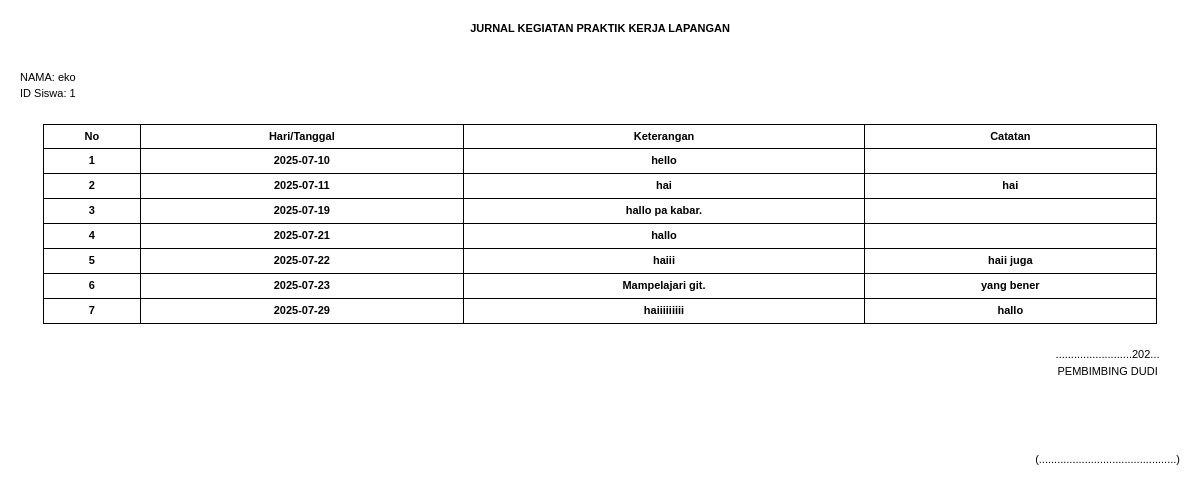
The app's page /pages/laporan/doc_jr.php?id_siswa=1 with its own data.
### tables this page shows
CREATE TABLE `siswa` (
  `id_siswa` int(11) NOT NULL,
  `nis` varchar(15) NOT NULL,
  `nisn` varchar(15) NOT NULL,
  `nama_siswa` varchar(50) NOT NULL,
  `no_wa` varchar(20) NOT NULL,
  `kelas` varchar(10) NOT NULL,
  `pro_keahlian` varchar(50) NOT NULL,
  `TL` text NOT NULL,
  `TTGL` date NOT NULL,
  `id_sekolah` int(11) NOT NULL,
  `id_perusahaan` int(11) NOT NULL,
  `tanggal_mulai` date NOT NULL,
  `tanggal_selesai` date NOT NULL,
  `id_pembimbing` int(11) NOT NULL,
  `id_guru` int(11) NOT NULL,
  `username` varchar(20) NOT NULL,
  `password` varchar(20) NOT NULL
);

CREATE TABLE `jurnal` (
  `id_jurnal` int(11) NOT NULL,
  `tanggal` date NOT NULL,
  `keterangan` text NOT NULL,
  `id_siswa` int(11) NOT NULL
);

CREATE TABLE `catatan` (
  `id_catatan` int(11) NOT NULL,
  `id_pembimbing` int(11) NOT NULL,
  `catatan` text NOT NULL,
  `id_jurnal` int(11) NOT NULL,
  `tanggal` date NOT NULL
);

### pages/laporan/doc_jr.php (the view, shortened to what this page needs)
<?php
include('../../koneksi.php');
$id_siswa = $_GET['id_siswa'] ?? null;
$query_siswa = "
    SELECT
        s.nama_siswa,
        s.id_siswa
    FROM
        siswa s
    WHERE
        s.id_siswa = ?
";
$stmt_siswa = $coneksi->prepare($query_siswa);
$stmt_siswa->bind_param("i", $id_siswa);
$stmt_siswa->execute();
$result_siswa = $stmt_siswa->get_result();
if ($result_siswa->num_rows > 0) {
    $data_siswa = $result_siswa->fetch_assoc();
    $nama_siswa = htmlspecialchars($data_siswa['nama_siswa']);
    $id_siswa = htmlspecialchars($data_siswa['id_siswa']);
} else {
    echo "Data siswa tidak ditemukan.";
    exit();
}
$query_jurnal = "
    SELECT
        j.tanggal,
        j.keterangan,
        c.catatan  -- Mengambil isi_catatan dari tabel catatan
    FROM
        jurnal j
    LEFT JOIN
        catatan c ON j.id_jurnal = c.id_jurnal  -- Pastikan ada relasi yang benar
    WHERE
        j.id_siswa = ?
    ORDER BY j.tanggal
";
$stmt_jurnal = $coneksi->prepare($query_jurnal);
$stmt_jurnal->bind_param("i", $id_siswa);
$stmt_jurnal->execute();
$result_jurnal = $stmt_jurnal->get_result();
$jurnal_data = [];
while ($row = $result_jurnal->fetch_assoc()) {
    $jurnal_data[] = $row;
}
?>
<!DOCTYPE html>
<html lang="en">
<head>
    <script src="https://cdn.tailwindcss.com"></script>
</head>
<body>
    <div class="printable">
        <tabel>
            <tr>
            <div class="text-center mb-8">
                <h1 class="font-bold style9">JURNAL KEGIATAN PRAKTIK KERJA LAPANGAN</h1>
            </div>
            </tr>
            <tr>
            <div class="style9">
                <td>NAMA: <?php echo $nama_siswa; ?></td><br>
                <td>ID Siswa: <?php echo $id_siswa; ?></td>
            </div>
            </tr>
        </tabel>
        <table width="96%" border="1" align="center" cellpadding="3" cellspacing="0" class="style9">
            <thead>
                <tr>
                <td>&nbsp;</td>
                <td>&nbsp;</td>
                </tr>
                <tr>
                    <th class="left bottom top">No</th>
                    <th class="left bottom top">Hari/Tanggal</th>
                    <th class="left bottom top">Keterangan</th>
                    <th class="left bottom top right">Catatan</th>
                </tr>
            </thead>
            <tbody>
                <?php
                $no = 1;
                foreach ($jurnal_data as $record) {
                    echo "<tr height='25' class='style27'>
                        <td class='top bottom left text-center'>{$no}</td>
                        <td class='top bottom left text-center'>" . $record['tanggal'] . "</td>
                        <td class='top bottom left text-center'>" . $record['keterangan'] . "</td>
                        <td class='top bottom left right text-center'>" . $record['catatan'] . "</td>
                    </tr>";
                    $no++;
                }
                ?>
                <tr>
                <td>&nbsp;</td>
                <td>&nbsp;</td>
                </tr>
            </tbody>
        </table>
        <div class="flex justify-end items-center mb-8">
            <div class="text-center">
                <div class="style9">.........................202...</div>
                <div class="style9">PEMBIMBING DUDI</div>
            <div class=""></div><br><br><br>
            <div class="style9">(.............................................)</div>
        </div>
    </div>
</body>
</html>

### pages/laporan/doc_jr.php (style rules this page uses)
.printable { margin: 20px; }
.style9 { font-family: Verdana, Arial, Helvetica, sans-serif; font-size: 11px; }
.top { border-top: 1px solid #000000; }
.bottom { border-bottom: 1px solid #000000; }
.left { border-left: 1px solid #000000; }
.right { border-right: 1px solid #000000; }
.style27 { font-family: Verdana, Arial, Helvetica, sans-serif; font-size: 11px; font-weight: bold; }

### records on screen
siswa: nama_siswa "eko", id_siswa "1"
jurnal: tanggal "2025-07-10", keterangan "hello"
catatan: id_jurnal.tanggal "2025-07-11", id_jurnal.keterangan "hai", catatan "hai"
jurnal: tanggal "2025-07-19", keterangan "hallo pa kabar."
jurnal: tanggal "2025-07-21", keterangan "hallo"
catatan: id_jurnal.tanggal "2025-07-22", id_jurnal.keterangan "haiii", catatan "haii juga"
catatan: id_jurnal.tanggal "2025-07-23", id_jurnal.keterangan "Mampelajari git.", catatan "yang bener"
catatan: id_jurnal.tanggal "2025-07-29", id_jurnal.keterangan "haiiiiiiiii", catatan "hallo"
